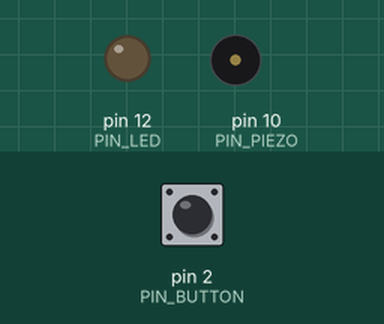
Simulated run of this sketch. Board: Arduino Uno, built with avr-gcc and run on an emulated ATmega328P. Shown: output pins drawn as LEDs (lit = HIGH), buzzer (waves = sounding). Dashed ring = blinking. Inputs (shaded band) come from the test bench; at power-on: pin 2 (PIN_BUTTON) HIGH. What the sketch prints to the serial monitor is not drawn.

Above: at 1.2 s.
1.3 s: pin 2 (PIN_BUTTON) pulled LOW for 0.15 s
At 2.3 s:
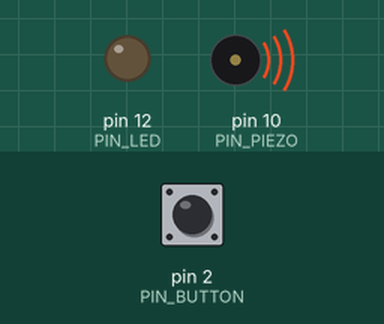
4.4 s: pin 2 (PIN_BUTTON) pulled LOW for 1 s
At 6.4 s:
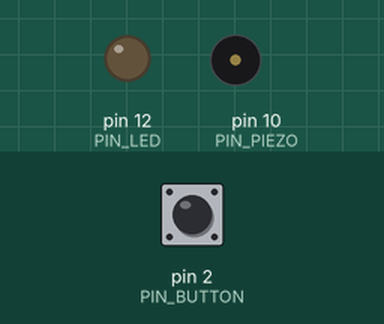
6.9 s: pin 2 (PIN_BUTTON) pulled LOW for 0.15 s
At 7.64 s:
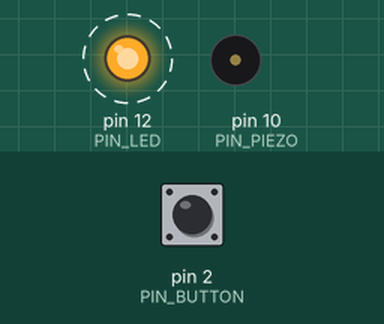
10.0 s: pin 2 (PIN_BUTTON) pulled LOW for 3.2 s
At 10.7 s:
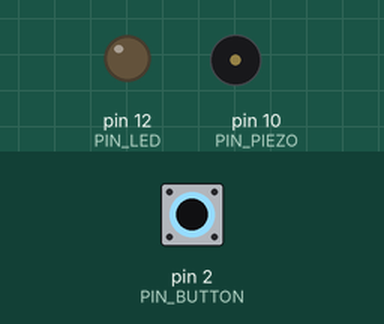
14.7 s: pin 2 (PIN_BUTTON) driven LOW
At 17.1 s:
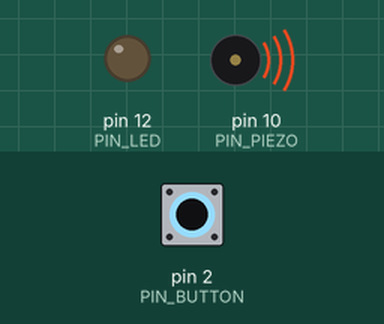
Timing chart, 0 to 18.7 s (numbered marks = the images above; inputs shaded):
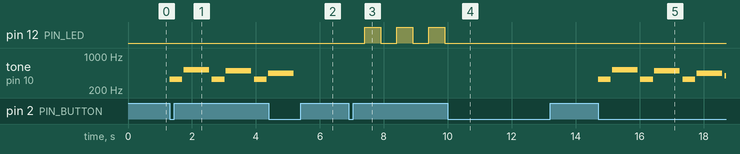

Measured:
- after the input at 1.3 s, tone on pin 10 (PIN_PIEZO): plays 330 Hz for 0.40 s, 523 Hz for 0.80 s, 330 Hz for 0.40 s, 494 Hz for 0.80 s, 330 Hz for 0.40 s, 440 Hz for 0.02 s, starting at once
- after the input at 4.4 s, tone on pin 10 (PIN_PIEZO): goes on until 5.2 s, then stays silent
- after the input at 6.9 s, pin 12 (PIN_LED): alternates HIGH for 0.50 s and LOW for 0.50 s, starting after 0.50 s
- after the input at 10.0 s, pin 12 (PIN_LED): stops changing and stays LOW
- after the input at 14.7 s, tone on pin 10 (PIN_PIEZO): plays 330 Hz for 0.40 s, 523 Hz for 0.80 s, 330 Hz for 0.40 s, 494 Hz for 0.80 s, 330 Hz for 0.40 s, 440 Hz for 0.80 s … (7 notes in this stretch), starting at once

The sketch:

hw_5_jukebox_v_3_simpletimer1.ino
```cpp
//14051012도진우 HW5 Jukebox V3 by SimpleTimer
#ifndef SIMPLETIMER_H
#define SIMPLETIMER_H

#if defined(ARDUINO) && ARDUINO >= 100
#include <Arduino.h>
#else
#include <WProgram.h>
#endif

typedef void (*timer_callback)(void);

class SimpleTimer {

public:
    // maximum number of timers
    const static int MAX_TIMERS = 10;

    // setTimer() constants
    const static int RUN_FOREVER = 0;
    const static int RUN_ONCE = 1;

    // constructor
    SimpleTimer();

    // this function must be called inside loop()
    void run();

    // call function f every d milliseconds
    int setInterval(long d, timer_callback f);

    // call function f once after d milliseconds
    int setTimeout(long d, timer_callback f);

    // call function f every d milliseconds for n times
    int setTimer(long d, timer_callback f, int n);

    // destroy the specified timer
    void deleteTimer(int numTimer);

    // restart the specified timer
    void restartTimer(int numTimer);

    // returns true if the specified timer is enabled
    boolean isEnabled(int numTimer);

    // enables the specified timer
    void enable(int numTimer);

    // disables the specified timer
    void disable(int numTimer);

    // enables the specified timer if it's currently disabled,
    // and vice-versa
    void toggle(int numTimer);

    // returns the number of used timers
    int getNumTimers();

    // returns the number of available timers
    int getNumAvailableTimers() { return MAX_TIMERS - numTimers; };

private:
    // deferred call constants
    const static int DEFCALL_DONTRUN = 0;       // don't call the callback function
    const static int DEFCALL_RUNONLY = 1;       // call the callback function but don't delete the timer
    const static int DEFCALL_RUNANDDEL = 2;      // call the callback function and delete the timer

    // find the first available slot
    int findFirstFreeSlot();

    // value returned by the millis() function
    // in the previous run() call
    unsigned long prev_millis[MAX_TIMERS];

    // pointers to the callback functions
    timer_callback callbacks[MAX_TIMERS];

    // delay values
    long delays[MAX_TIMERS];

    // number of runs to be executed for each timer
    int maxNumRuns[MAX_TIMERS];

    // number of executed runs for each timer
    int numRuns[MAX_TIMERS];

    // which timers are enabled
    boolean enabled[MAX_TIMERS];

    // deferred function call (sort of) - N.B.: this array is only used in run()
    int toBeCalled[MAX_TIMERS];

    // actual number of timers in use
    int numTimers;
};

#endif
// Select time function:
//static inline unsigned long elapsed() { return micros(); }
static inline unsigned long elapsed() { return millis(); }


SimpleTimer::SimpleTimer() {
    unsigned long current_millis = elapsed();

    for (int i = 0; i < MAX_TIMERS; i++) {
        enabled[i] = false;
        callbacks[i] = 0;                   // if the callback pointer is zero, the slot is free, i.e. doesn't "contain" any timer
        prev_millis[i] = current_millis;
        numRuns[i] = 0;
    }

    numTimers = 0;
}


void SimpleTimer::run() {
    int i;
    unsigned long current_millis;

    // get current time
    current_millis = elapsed();

    for (i = 0; i < MAX_TIMERS; i++) {

        toBeCalled[i] = DEFCALL_DONTRUN;

        // no callback == no timer, i.e. jump over empty slots
        if (callbacks[i]) {

            // is it time to process this timer ?
            // see https://arduino.cc/forum/index.php/topic,124048.msg932592.html#msg932592

            if (current_millis - prev_millis[i] >= delays[i]) {

                // update time
                //prev_millis[i] = current_millis;
                prev_millis[i] += delays[i];

                // check if the timer callback has to be executed
                if (enabled[i]) {

                    // "run forever" timers must always be executed
                    if (maxNumRuns[i] == RUN_FOREVER) {
                        toBeCalled[i] = DEFCALL_RUNONLY;
                    }
                    // other timers get executed the specified number of times
                    else if (numRuns[i] < maxNumRuns[i]) {
                        toBeCalled[i] = DEFCALL_RUNONLY;
                        numRuns[i]++;

                        // after the last run, delete the timer
                        if (numRuns[i] >= maxNumRuns[i]) {
                            toBeCalled[i] = DEFCALL_RUNANDDEL;
                        }
                    }
                }
            }
        }
    }

    for (i = 0; i < MAX_TIMERS; i++) {
        switch(toBeCalled[i]) {
            case DEFCALL_DONTRUN:
                break;

            case DEFCALL_RUNONLY:
                (*callbacks[i])();
                break;

            case DEFCALL_RUNANDDEL:
                (*callbacks[i])();
                deleteTimer(i);
                break;
        }
    }
}


// find the first available slot
// return -1 if none found
int SimpleTimer::findFirstFreeSlot() {
    int i;

    // all slots are used
    if (numTimers >= MAX_TIMERS) {
        return -1;
    }

    // return the first slot with no callback (i.e. free)
    for (i = 0; i < MAX_TIMERS; i++) {
        if (callbacks[i] == 0) {
            return i;
        }
    }

    // no free slots found
    return -1;
}


int SimpleTimer::setTimer(long d, timer_callback f, int n) {
    int freeTimer;

    freeTimer = findFirstFreeSlot();
    if (freeTimer < 0) {
        return -1;
    }

    if (f == NULL) {
        return -1;
    }

    delays[freeTimer] = d;
    callbacks[freeTimer] = f;
    maxNumRuns[freeTimer] = n;
    enabled[freeTimer] = true;
    prev_millis[freeTimer] = elapsed();

    numTimers++;

    return freeTimer;
}


int SimpleTimer::setInterval(long d, timer_callback f) {
    return setTimer(d, f, RUN_FOREVER);
}


int SimpleTimer::setTimeout(long d, timer_callback f) {
    return setTimer(d, f, RUN_ONCE);
}


void SimpleTimer::deleteTimer(int timerId) {
    if (timerId >= MAX_TIMERS) {
        return;
    }

    // nothing to delete if no timers are in use
    if (numTimers == 0) {
        return;
    }

    // don't decrease the number of timers if the
    // specified slot is already empty
    if (callbacks[timerId] != NULL) {
        callbacks[timerId] = 0;
        enabled[timerId] = false;
        toBeCalled[timerId] = DEFCALL_DONTRUN;
        delays[timerId] = 0;
        numRuns[timerId] = 0;

        // update number of timers
        numTimers--;
    }
}


// function contributed by code@rowansimms.com
void SimpleTimer::restartTimer(int numTimer) {
    if (numTimer >= MAX_TIMERS) {
        return;
    }

    prev_millis[numTimer] = elapsed();
}


boolean SimpleTimer::isEnabled(int numTimer) {
    if (numTimer >= MAX_TIMERS) {
        return false;
    }

    return enabled[numTimer];
}


void SimpleTimer::enable(int numTimer) {
    if (numTimer >= MAX_TIMERS) {
        return;
    }

    enabled[numTimer] = true;
}


void SimpleTimer::disable(int numTimer) {
    if (numTimer >= MAX_TIMERS) {
        return;
    }

    enabled[numTimer] = false;
}


void SimpleTimer::toggle(int numTimer) {
    if (numTimer >= MAX_TIMERS) {
        return;
    }

    enabled[numTimer] = !enabled[numTimer];
}


int SimpleTimer::getNumTimers() {
    return numTimers;
}

//code start
#define NOTE_C4 262
#define NOTE_D4 294
#define NOTE_E4 330
#define NOTE_F4 349
#define NOTE_G4 392
#define NOTE_A4 440
#define NOTE_B4 494
#define NOTE_C5 523
#define NOTE_D5 554
#define NOTE_E5 587
#define NOTE_F5 622
#define T 200
#define PIN_BUTTON 2
#define PIN_PIEZO 10
#define PIN_LED 12

SimpleTimer timer0;
int temp;

void setup()
{
  Serial.begin(9600);
  pinMode(PIN_BUTTON, INPUT_PULLUP); //버튼 핀 2번
  pinMode(PIN_PIEZO, OUTPUT); //피에조 부저 핀 10번
  pinMode(PIN_LED, OUTPUT); //LED 핀 12번
  attachInterrupt(0,sw_isr,FALLING); // 인터럽트 추가
  Serial.println("Welcome to jinwoo's Jukebox Version_3 by SimpleTimer");
}

int Notes[] = {NOTE_C4, NOTE_D4, NOTE_E4, NOTE_F4, NOTE_G4, NOTE_A4, NOTE_B4, NOTE_C5, NOTE_D5, NOTE_E5, NOTE_F5};
String NoteStr[] = { "Do", "Re", "Mi", "Fa", "Sol", "La", "Si", "Do5", "Re5", "Mi5", "Fa5" };

//음계 재생 함수 (n은 1부터 도레미.. d는 1일경우 0.2초)
void Play_note(int n, int d){
  //시리얼프린트에 음계 출력
  Serial.print(NoteStr[n] + " ");
  int duration = T * d;
  tone(PIN_PIEZO, Notes[n], duration);
  delay(duration*1.1);
}

int song_note[] = {3, 8, 3, 7, 3, 6, 5, 4, 5, 1, 2, 4, 6, 8, 7, 5, 3, 2, 3, 3, 8, 3, 7, 3, 6, 5, 4, 5, 3, 2, 4, 6, 8, 9, 10, 7, 5, 6};
int song_duration[] = {2,4,2,4,2,4,2,2,5,2,2,2,2,2,2,2,2,2,7,2,4,2,4,2,4,2,2,5,2,2,2,2,2,2,2,2,2,7};
int song_N = 38;

volatile int interrupt_val = 0; // 인터럽트 변수
volatile int state = 1;

//음악 재생 함수
void Play_song(){
  for(int i=0;i<song_N;i++){
    //인터럽트 변수가 SET될 경우 종료
    if(interrupt_val == 1){
      break;
    }
    else{
      //음계 재생 함수
      Play_note(song_note[i]-1, song_duration[i]);
    }
  }
  //인터럽트가 들어오지 않을 경우 Auto Increase
  if(interrupt_val ==0){
  	state++;
  }
}

int num = 0; // blink 횟수 저장 변수
int blink_temp = 0; // LED 상태 저장 변수
//LED Blink 함수
void Play_blink(){
  blink_temp = digitalRead(PIN_LED);
  if(blink_temp == LOW){
    Serial.print(++num);
    Serial.print(" ");
  }
  else if(num == 10){ // 10번째 블링크 주기를 채우기 위해 설정
    num++;
  }
  digitalWrite(PIN_LED, !blink_temp);
}


void loop()
{
  switch(state){
    case 1:{
      Serial.println("Press Button to Play music!");
	  while (interrupt_val != 1); //버튼이 눌렸다면
      break;
    }
    case 2:{
      Serial.println("Play music!!!");
      Play_song(); //음악 재생 함수
      Serial.println();
      break;
    }
    case 3:{
      Serial.println("Press Button to Blink the LED!");
      while (interrupt_val != 1); //버튼이 눌렸다면
      break;
    }
    case 4:{
      Serial.print("Blinking LED ... ");
      temp = timer0.setTimer(500,Play_blink,20); // 0.5초마다 Play_blink함수 실행
      while (interrupt_val != 1 && num < 11){ // 버튼이 눌리거나 10초 blink한 경우
        timer0.run();
      }
      digitalWrite(PIN_LED, LOW); // 인터럽트로 강제종료시 LED 점등
      timer0.deleteTimer(temp); // 타이머 삭제
      num = 0; // blink 횟수 저장 변수 초기화
      blink_temp = 0; // LED 상태 저장 변수 초기화
      state = 1;
      Serial.println();
      break;
    }
  }
  interrupt_val = 0;
}

void sw_isr(){
  state++;
  interrupt_val = 1; // 인터럽트 변수 SET
}
```
